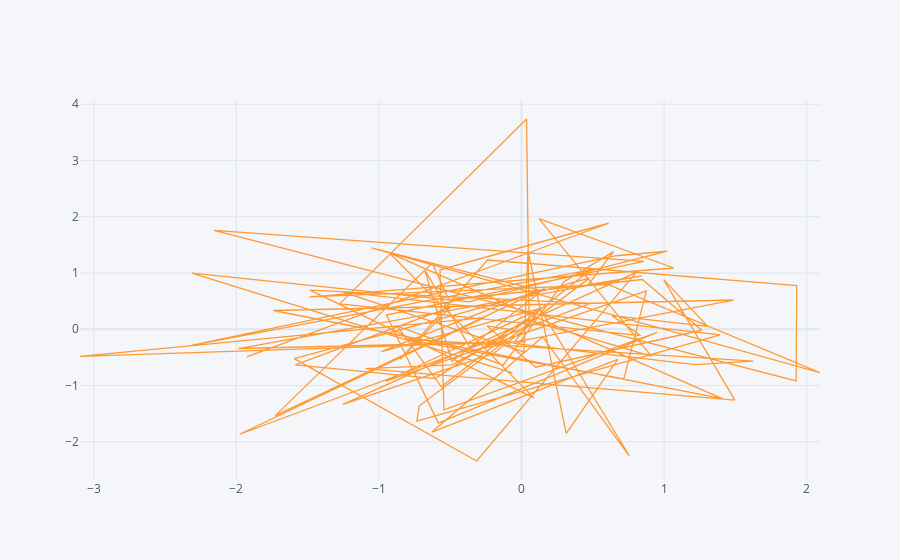

Write notebook code for a chart like this one.
### Code cell
df.iplot(kind='scatter', x='A', y='B')
